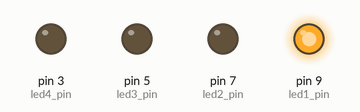
This sketch was run on a simulated Arduino Uno, built with avr-gcc and run on an emulated ATmega328P. On the bench: output pins drawn as LEDs (lit = HIGH).

Above: at 0.15 s.
At 0.75 s:
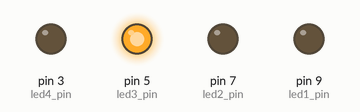
At 1.65 s:
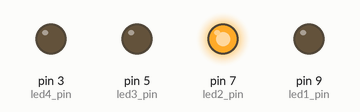
At 2.25 s:
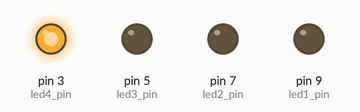
Timing chart, 0 to 3.0 s (numbered marks = the images above):
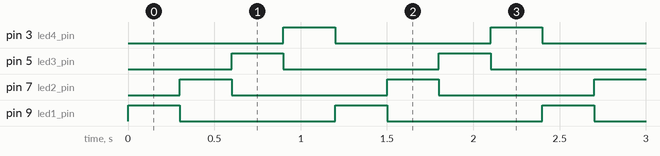

Measured:
- by itself, pin 3 (led4_pin), pin 5 (led3_pin), pin 7 (led2_pin), pin 9 (led1_pin): alternates HIGH for 0.30 s and LOW for 0.90 s
- by itself, everything shown: repeats every 1.2 s, in 4 steps

The sketch:

app.ino
```cpp
const int led1_pin = 9;
const int led2_pin = 7;
const int led3_pin = 5;
const int led4_pin = 3;


void setup()
{
 pinMode(led1_pin, OUTPUT);
 pinMode(led2_pin, OUTPUT);
 pinMode(led3_pin, OUTPUT);
 pinMode(led4_pin, OUTPUT);
}

void loop()
{
    digitalWrite(led1_pin, HIGH);
    digitalWrite(led2_pin, LOW);
    digitalWrite(led3_pin, LOW);
    digitalWrite(led4_pin, LOW);
    delay(300);

    digitalWrite(led1_pin, LOW);
    digitalWrite(led2_pin, HIGH);
    digitalWrite(led3_pin, LOW);
    digitalWrite(led4_pin, LOW);
    delay(300);

    digitalWrite(led1_pin, LOW);
    digitalWrite(led2_pin, LOW);
    digitalWrite(led3_pin, HIGH);
    digitalWrite(led4_pin, LOW);
    delay(300);

    digitalWrite(led1_pin, LOW);
    digitalWrite(led2_pin, LOW);
    digitalWrite(led3_pin, LOW);
    digitalWrite(led4_pin, HIGH);

    delay(300);
}
```
